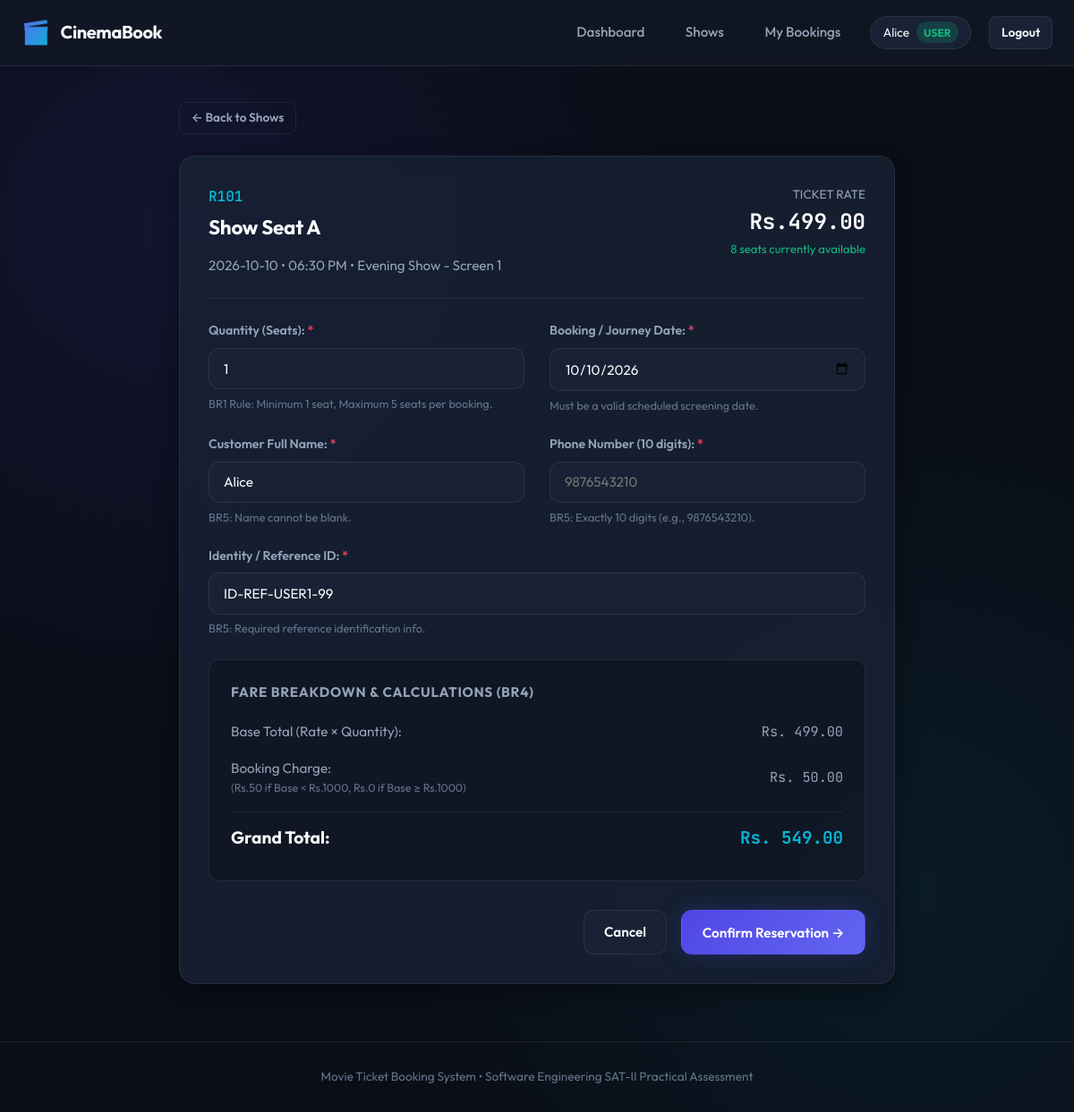
/booking/R101 (signed in), run on the app's committed database.
### models/resource.py (models this page shows, shortened)
class Resource(Base):
    __tablename__ = 'resources'
    id = Column(String(50), primary_key=True)  # e.g., 'R101'
    name = Column(String(100), nullable=False)  # e.g., 'Show Seat A'
    rate = Column(Float, nullable=False)
    availability = Column(Integer, nullable=False, default=0)
    status = Column(String(20), default='ACTIVE')  # 'ACTIVE' or 'INACTIVE'
    created_at = Column(DateTime, default=lambda: datetime.now(timezone.utc))
    schedules = relationship('Schedule', back_populates='resource', cascade='all, delete-orphan')
    reservation_items = relationship('ReservationItem', back_populates='resource')
    def is_active(self) -> bool:
        return self.status == 'ACTIVE'

### models/schedule.py (models this page shows, shortened)
class Schedule(Base):
    __tablename__ = 'schedules'
    id = Column(Integer, primary_key=True, autoincrement=True)
    resource_id = Column(String(50), ForeignKey('resources.id'), nullable=False)
    date = Column(String(20), nullable=False)       # e.g., '2026-10-10'
    time = Column(String(20), nullable=False)       # e.g., '06:30 PM'
    category = Column(String(100), nullable=False)  # e.g., 'Evening Show - Screen 1'
    resource = relationship('Resource', back_populates='schedules')

### routes/user_routes.py (the view)
@user_bp.route('/booking/<resource_id>', methods=['GET'])
@login_required
def booking(resource_id):
    if session.get('role') == 'ADMINISTRATOR':
        return redirect(url_for('admin_bp.admin_dashboard'))
    db = get_db()
    try:
        resource = db.query(Resource).filter_by(id=resource_id).first()
        if not resource:
            return render_template('error.html', error_message="This show is currently unavailable.", status_code=404), 404
        if not resource.is_active():
            return render_template('error.html', error_message="This show is currently unavailable.", status_code=400), 400
        base_amount, booking_charge, grand_total = AvailabilityService.calculate_pricing(resource.rate, 1)
        return render_template('booking.html',
                               resource=resource,
                               base_amount=base_amount,
                               booking_charge=booking_charge,
                               grand_total=grand_total)
    finally:
        db.close()

### routes/helpers.py (called while the page is built)
def get_db():
    return database_setup.SessionLocal()

def login_required(f):
    @wraps(f)
    def decorated_function(*args, **kwargs):
        if not session.get('user_id'):
            flash("Please log in to continue.", "warning")
            return redirect(url_for('user_bp.login'))
        return f(*args, **kwargs)
    return decorated_function

### services/availability_service.py (called while the page is built)
    @staticmethod
    def calculate_pricing(rate: float, quantity: int) -> Tuple[float, float, float]:
        base_total = round(float(rate) * quantity, 2)
        if base_total < 1000.0:
            booking_charge = 50.0
        else:
            booking_charge = 0.0
        grand_total = round(base_total + booking_charge, 2)
        return base_total, booking_charge, grand_total

### templates/booking.html (shortened to what this page needs)
{% extends "base.html" %}
{% block content %}
<div style="max-width: 800px; margin: 0 auto;">
  <div style="margin-bottom: 1.5rem;">
    <a href="{{ url_for('user_bp.shows') }}" class="btn btn-outline btn-sm" id="btn-back-shows">
      &larr; Back to Shows
    </a>
  </div>
  <div class="card" id="booking-card">
    <div style="border-bottom: 1px solid var(--border-subtle); padding-bottom: 1.5rem; margin-bottom: 1.5rem;">
      <div style="display: flex; justify-content: space-between; align-items: flex-start; flex-wrap: wrap; gap: 1rem;">
        <div>
          <span class="mono" style="color: var(--accent-cyan); font-weight: 600;">{{ resource.id }}</span>
          <h1 class="card-title" style="margin-top: 0.25rem;" id="booking-show-name">{{ resource.name }}</h1>
          <p style="color: var(--text-muted); font-size: 0.95rem;">
            {% if resource.schedules %}
              {{ resource.schedules[0].date }} &bull; {{ resource.schedules[0].time }} &bull; {{ resource.schedules[0].category }}
            {% else %}
              Standard Screening
            {% endif %}
          </p>
        </div>
        <div style="text-align: right;">
          <div style="font-size: 0.85rem; color: var(--text-muted); text-transform: uppercase;">Ticket Rate</div>
          <div style="font-size: 1.5rem; font-weight: 700; color: #fff;" class="mono" id="show-rate-display">
            Rs.{{ "%.2f"|format(resource.rate) }}
          </div>
          <div style="font-size: 0.82rem; color: var(--accent-emerald);">
            {{ resource.availability }} seats currently available
          </div>
        </div>
      </div>
    </div>
    <form method="POST" action="{{ url_for('user_bp.confirm_booking') }}" id="form-booking">
      <div class="grid-2">
        <div class="form-group">
          <label for="booking-quantity" class="form-label">
            Quantity (Seats): <span style="color: var(--accent-rose);">*</span>
          </label>
          <input type="number"
                 name="quantity"
                 id="booking-quantity"
                 class="form-control"
                 value="1"
                 min="1"
                 max="5"
                 step="1"
                 required>
          <p class="form-help">BR1 Rule: Minimum 1 seat, Maximum 5 seats per booking.</p>
        </div>
        <div class="form-group">
          <label for="booking-date" class="form-label">
            Booking / Journey Date: <span style="color: var(--accent-rose);">*</span>
          </label>
          <input type="date"
                 name="booking_date"
                 id="booking-date"
                 class="form-control"
                 value="{% if resource.schedules %}{{ resource.schedules[0].date }}{% else %}2026-10-10{% endif %}"
                 required>
          <p class="form-help">Must be a valid scheduled screening date.</p>
        </div>
      </div>
      <div class="grid-2">
        <div class="form-group">
          <label for="booking-name" class="form-label">
            Customer Full Name: <span style="color: var(--accent-rose);">*</span>
          </label>
          <input type="text"
                 name="name"
                 id="booking-name"
                 class="form-control"
                 placeholder="e.g. John Doe"
                 value="{{ session_name }}"
                 required>
          <p class="form-help">BR5: Name cannot be blank.</p>
        </div>
        <div class="form-group">
          <label for="booking-phone" class="form-label">
            Phone Number (10 digits): <span style="color: var(--accent-rose);">*</span>
          </label>
          <input type="tel"
                 name="phone"
                 id="booking-phone"
                 class="form-control"
                 placeholder="9876543210"
                 pattern="[0-9]{10}"
                 maxlength="10"
                 required>
          <p class="form-help">BR5: Exactly 10 digits (e.g., 9876543210).</p>
        </div>
      </div>
      <div class="form-group">
        <label for="booking-reference" class="form-label">
          Identity / Reference ID: <span style="color: var(--accent-rose);">*</span>
        </label>
        <input type="text"
               name="reference_info"
               id="booking-reference"
               class="form-control"
               placeholder="e.g. GOV-ID-1234 or Student Card Ref"
               value="ID-REF-{{ session_username|upper }}-99"
               required>
        <p class="form-help">BR5: Required reference identification info.</p>
      </div>
      <div class="pricing-box" id="pricing-breakdown">
        <h4 style="font-size: 0.95rem; text-transform: uppercase; letter-spacing: 0.05em; color: var(--text-muted); margin-bottom: 0.75rem;">
          Fare Breakdown & Calculations (BR4)
        </h4>
        <div class="pricing-row">
          <span>Base Total (<span id="calc-qty-note">Rate &times; Quantity</span>):</span>
          <span class="mono" id="display-base-amount">Rs. {{ "%.2f"|format(base_amount) }}</span>
        </div>
        <div class="pricing-row">
          <span>
            Booking Charge:
            <span style="font-size: 0.78rem; color: var(--text-dim); display: block;">
              (Rs.50 if Base &lt; Rs.1000, Rs.0 if Base &ge; Rs.1000)
            </span>
          </span>
          <span class="mono" id="display-booking-charge">Rs. {{ "%.2f"|format(booking_charge) }}</span>
        </div>
        <div class="pricing-row total">
          <span>Grand Total:</span>
          <span class="mono" style="color: var(--accent-cyan);" id="display-grand-total">
          </span>
        </div>
      </div>
      <div style="display: flex; gap: 1rem; justify-content: flex-end; margin-top: 2rem;">
        <a href="{{ url_for('user_bp.shows') }}" class="btn btn-secondary" id="btn-cancel-booking">
          Cancel
        </a>
        <button type="submit" class="btn btn-primary" id="btn-confirm-reservation">
          Confirm Reservation &rarr;
        </button>
      </div>
    </form>
  </div>
</div>
{% endblock %}

### static/css/style.css (style rules this page uses)
:root { --bg-primary: #0a0e17; --bg-secondary: #121826; --bg-surface: #182234; --bg-card: rgba(24, 34, 52, 0.85); --bg-card-hover: rgba(30, 42, 64, 0.95); --primary: #4f46e5; --primary-hover: #4338ca; --primary-glow: rgba(79, 70, 229, 0.35); --accent-gold: #f59e0b; --accent-cyan: #06b6d4; --accent-emerald: #10b981; --accent-rose: #f43f5e; --text-main: #f8fafc; --text-muted: #94a3b8; --text-dim: #64748b; --border-subtle: rgba(255, 255, 255, 0.08); --border-focus: rgba(99, 102, 241, 0.5); --radius-sm: 8px; --radius-md: 12px; --radius-lg: 18px; --shadow-sm: 0 2px 8px rgba(0, 0, 0, 0.3); --shadow-md: 0 8px 24px rgba(0, 0, 0, 0.4); --shadow-glow: 0 0 25px rgba(79, 70, 229, 0.25); --transition: all 0.25s cubic-bezier(0.16, 1, 0.3, 1); }
* { box-sizing: border-box; margin: 0; padding: 0; }
body { font-family: 'Outfit', -apple-system, BlinkMacSystemFont, sans-serif; background-color: var(--bg-primary); color: var(--text-main); line-height: 1.6; min-height: 100vh; display: flex; flex-direction: column; background-image: radial-gradient(circle at 15% 20%, rgba(79, 70, 229, 0.12) 0%, transparent 40%), radial-gradient(circle at 85% 80%, rgba(6, 182, 212, 0.08) 0%, transparent 40%); background-attachment: fixed; }
.card { background: var(--bg-card); backdrop-filter: blur(12px); -webkit-backdrop-filter: blur(12px); border: 1px solid var(--border-subtle); border-radius: var(--radius-lg); padding: 2rem; box-shadow: var(--shadow-md); transition: var(--transition); }
.card-title { font-size: 1.4rem; font-weight: 700; margin-bottom: 0.75rem; letter-spacing: -0.01em; }
.grid-2 { display: grid; grid-template-columns: repeat(auto-fit, minmax(320px, 1fr)); gap: 1.75rem; }
.btn { display: inline-flex; align-items: center; justify-content: center; gap: 0.5rem; padding: 0.75rem 1.4rem; border-radius: var(--radius-md); font-weight: 600; font-size: 0.95rem; font-family: inherit; cursor: pointer; text-decoration: none; transition: var(--transition); border: 1px solid transparent; }
.btn-primary { background: linear-gradient(135deg, var(--primary), #6366f1); color: #ffffff; box-shadow: var(--shadow-glow); }
.btn-secondary { background: var(--bg-surface); color: var(--text-main); border-color: var(--border-subtle); }
.btn-outline { background: transparent; border-color: var(--border-subtle); color: var(--text-muted); }
.btn-sm { padding: 0.4rem 0.8rem; font-size: 0.85rem; border-radius: var(--radius-sm); }
.form-group { margin-bottom: 1.35rem; }
.form-label { display: block; font-size: 0.88rem; font-weight: 600; color: var(--text-muted); margin-bottom: 0.5rem; }
.form-control { width: 100%; padding: 0.8rem 1rem; border-radius: var(--radius-md); background: var(--bg-surface); border: 1px solid var(--border-subtle); color: var(--text-main); font-family: inherit; font-size: 0.95rem; transition: var(--transition); }
.form-help { font-size: 0.8rem; color: var(--text-dim); margin-top: 0.35rem; }
.pricing-box { background: rgba(0, 0, 0, 0.25); border: 1px solid var(--border-subtle); border-radius: var(--radius-md); padding: 1.5rem; margin: 1.5rem 0; }
.pricing-row { display: flex; justify-content: space-between; align-items: center; padding: 0.5rem 0; font-size: 0.95rem; color: var(--text-muted); }
.pricing-row.total { border-top: 1px solid var(--border-subtle); margin-top: 0.5rem; padding-top: 0.85rem; color: var(--text-main); font-size: 1.2rem; font-weight: 700; }
.mono { font-family: 'JetBrains Mono', monospace; }

### data on the page
Resource: id "R101", name "Show Seat A", rate "499.00", availability "8"
Schedule: date "2026-10-10", time "06:30 PM", category "Evening Show - Screen 1", booking_date "10/10/2026"

### other printed values
{{ session_name }} "Alice"
{{ session_role }} "USER"
